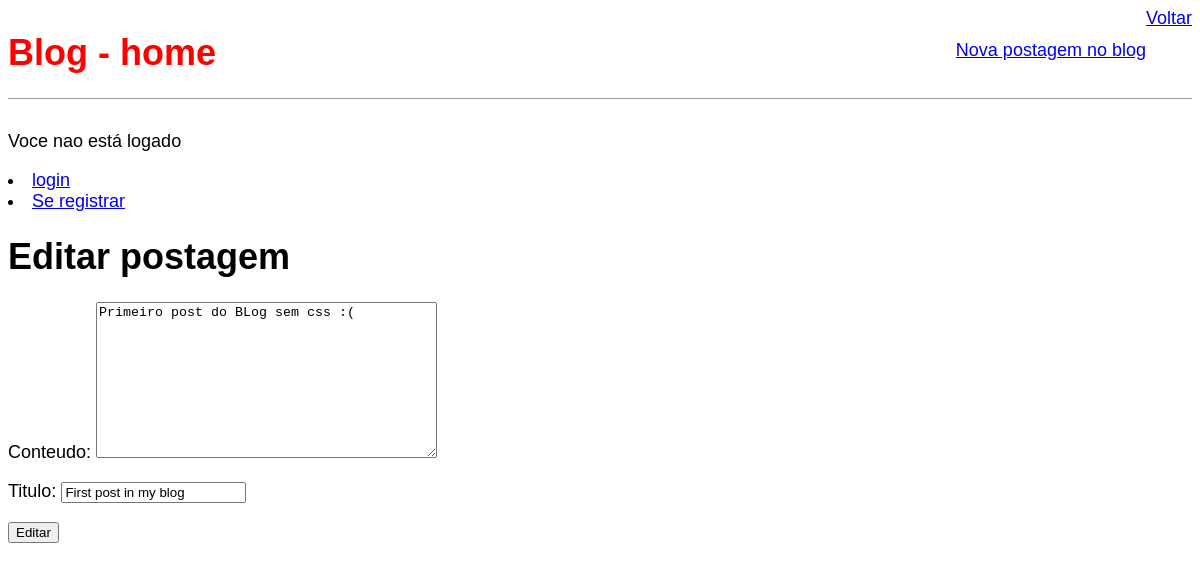
Screenshot of /post/8/edit/ with the database file from the repository.
### blog/models.py (models this page shows, shortened)
class Post(models.Model):
    STATUS = (
        ('rascunho', 'Rascunho'),
        ('publicado', 'Publicado'),
    )
    titulo = models.CharField(max_length=250)
    slug = models.SlugField(max_length=250)
    autor = models.ForeignKey(User, on_delete=models.CASCADE)
    conteudo = models.TextField()
    publicado = models.DateTimeField(default=timezone.now)
    criado = models.DateTimeField(auto_now_add=True)
    alterado = models.DateTimeField(auto_now=True)
    status = models.CharField(max_length=10, choices=STATUS,
                              default='rascunho')
    class Meta:
        ordering = ('publicado',)

### blog/views.py (the view, shortened to what this page needs)
# urls.py: path('post/<int:pk>/edit/', views.BlogUpdateView.as_view(), name='post_edit'),
class BlogUpdateView(SuccessMessageMixin, UpdateView):
    model = Post
    template_name = 'blog/post_edit.html'
    fields = {'titulo', 'conteudo'}
    success_message = "%(field)s Alterado com sucesso"

### blog/templates/blog/post_edit.html (shortened to what this page needs)
{% extends 'base.html' %}
{% block content %}
    <h1>Editar postagem</h1>
    <form action="" method="post" > {% csrf_token %}
    {{ form.as_p }}
    <input type="submit" value="Editar">
</form>
{% endblock content %}

### statics/css_/style.css (style rules this page uses)
body { font-family: 'Source Sans Pro', sans-serif; font-size: 18px; }

### rows the page displays
Post: conteudo "Primeiro post do BLog sem css :(", titulo "First post in my blog"
